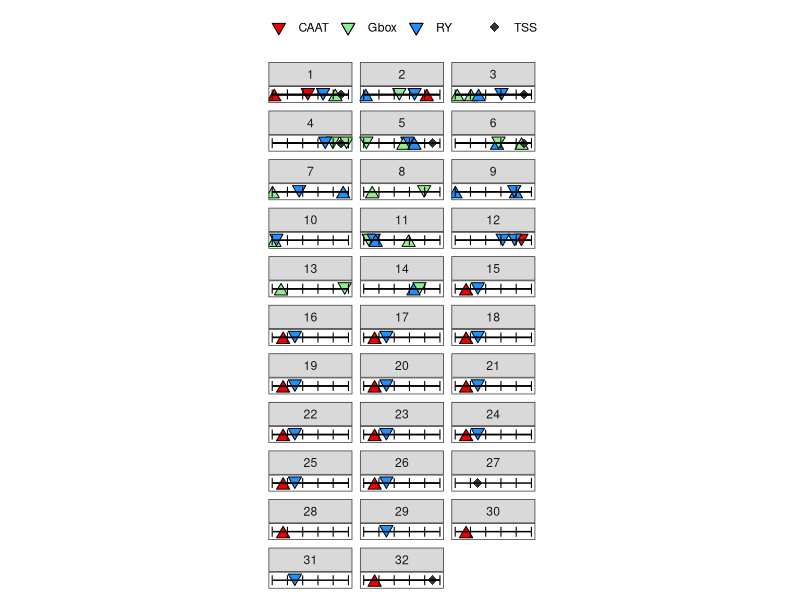

This figure's R source: (Note: this script raises an error after producing the figure.)
# Promoter Mapping v1.0

library(tidyverse)
options(stringsAsFactors = F)

## Organizing the table
table <- read.table('test1.bed.txt', header = F, sep = "\t")
names(table)[4] <- "Genes"
head(table)

## Setting up coordinates for each motif in the promoter based on their position on chromossomes

table$V8 <- table$V8 - table$V2 ## Start
table$V9 <- table$V9 - table$V2 ## Stop
head(table)

## Setting up coordinates for START and STOP for each motif adjusting Strand Orientation, 
## For instance, if a gene is on the negative strand, motifs that are in position 10 will be placed on (PROMOTER SIZE) - 10

table$motif.start[table$V6 == "+"] <- table[table$V6 == "+", 8] ## Gene on positive strand, just copy the start from orignal
table$motif.stop[table$V6 == "+"] <- table[table$V6 == "+", 9] ## Gene on positive strand, just copy the STOP from orignal

table$motif.start[table$V6 == "-"] <- (table[table$V6 == "-", 3]-table[table$V6 == "-", 2]) - table[table$V6 == "-", 9] ## Gene on negative strand, promoter size (V3 - V2) minus stop
table$motif.stop[table$V6 == "-"] <- (table[table$V6 == "-", 3]-table[table$V6 == "-", 2]) - table[table$V6 == "-", 8] ## Gene on negative strand, promoter size (V3 - V2) minus start

## Setting up the middle point of the motif
table$motif.middle <- table$motif.start + as.numeric((table$motif.stop-table$motif.start)/2)

head(table)

## Preparing for ploting

##Setting up scale points
promoter.size <- as.numeric(table[1,3] - table[1,2]) ## They all need to be the same
point <- data.frame(seq.int(0.000001,promoter.size, length= as.numeric(promoter.size)/100 + 1))
names(point) <- "X"
 
ggplot(data = table) + 
  geom_point(data = subset(table, (V6 == "+") & (V12 == "+") & (V10 != "TSS")), aes(x=motif.middle, y= 0.15, fill = V10), shape = 25, size = 3) + 
  geom_point(data = subset(table, (V6 == "+") & (V12 == "-") & (V10 != "TSS")), aes(x=motif.middle, y= -0.15, fill = V10), shape = 24, size = 3, show.legend = FALSE) + 
  geom_point(data = subset(table, (V6 == "-") & (V12 == "+") & (V10 != "TSS")), aes(x=motif.middle, y= -0.15, fill = V10), shape = 24, size = 3, show.legend = FALSE) +
  geom_point(data = subset(table, (V6 == "-") & (V12 == "-") & (V10 != "TSS")), aes(x=motif.middle, y= 0.15, fill = V10), shape = 25, size = 3) +
  
  geom_point(data = subset(table, V10 == "TSS"), aes(x=motif.middle, y= 0, colour= "TSS"), fill = "grey20", shape = 18, size = 3) + 

  
  
  
  
  geom_point(data = point, aes(x= X, y =0.0), fill= "grey20", shape = 108, size = 3) +

  xlim(0,500) + 
  ylim(-0.5,0.5) +
  theme_bw() +
  coord_fixed(ratio = 100) +
  facet_wrap("Genes", ncol= 3) +
  geom_segment(aes(x=1,xend=500,y=0,yend=0)) +
  scale_fill_manual(values=c("red2","lightgreen","dodgerblue")) +
  scale_colour_manual(values=c("grey20")) +
  theme(legend.position = "top", legend.title = element_blank(),
        axis.title.y=element_blank(), axis.title.x = element_blank(), axis.text.y=element_blank(), 
        axis.ticks.y=element_blank(),axis.text.x=element_blank(),axis.ticks.x=element_blank(), 
        panel.grid.major = element_blank(), panel.grid.minor = element_blank()) + 
  ggsave("Test.jpeg", width = 10, height = 10)


dev.off()
